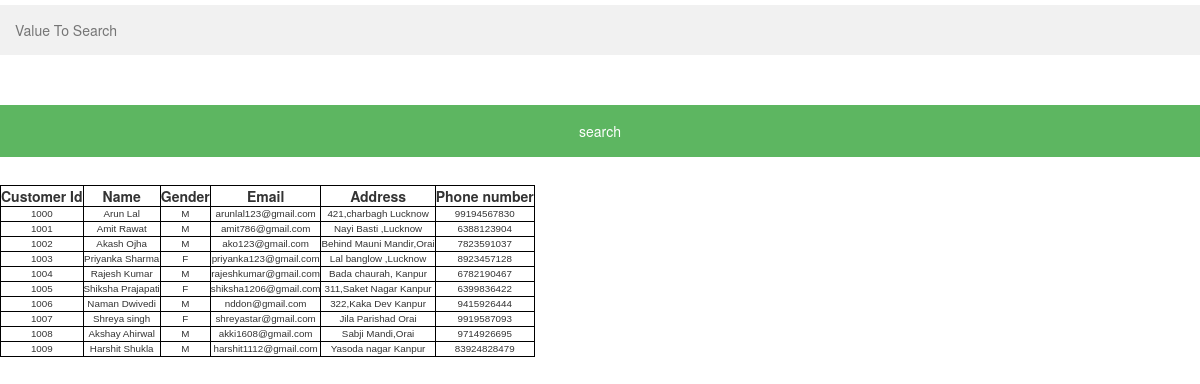
Screenshot of /search.php with the database file from the repository.
### tables this page shows
CREATE TABLE `Customer` (
  `cust_id` int(11) NOT NULL,
  `cust_name` varchar(30) DEFAULT NULL,
  `cust_email` varchar(40) DEFAULT NULL,
  `cust_gender` varchar(1) DEFAULT NULL,
  `cust_addr` varchar(50) DEFAULT NULL,
  `cust_phone` varchar(20) DEFAULT NULL
);

### search.php (the view, shortened to what this page needs)
<?php
$conn=OpenCon();
if(isset($_POST['search']))
{
    $valueToSearch = $_POST['valueToSearch'];
    $query = "SELECT * FROM `Customer` WHERE cust_name LIKE '%".$valueToSearch."%'";
    $search_result=$conn->query($query);
}
 else {
    $query = "SELECT * FROM `Customer`";
    $search_result=$conn->query($query);
}
?>
<!DOCTYPE html>
<html>
    <head>
        <link rel=stylesheet type=text/css href="https://maxcdn.bootstrapcdn.com/bootstrap/3.3.7/css/bootstrap.min.css">
        <link rel="stylesheet" type=text/css href="registration.css">
    </head>
    <body>
        <form action="search.php" method="post">
            <input type="text" name="valueToSearch" placeholder="Value To Search"><br><br>
            <input type="submit" name="search" class='registerbtn' value="search"><br><br>
            <table>
                <tr>
                    <th>Customer Id</th>
                    <th> Name</th>
                    <th>Gender</th>
                    <th>Email</th>
                    <th>Address</th>
                    <th>Phone number</th>
                </tr>
                <?php while($row = $search_result->fetch_array()):?>
                <tr>
                    <td><?php echo $row['cust_id'];?></td>
                    <td><?php echo $row['cust_name'];?></td>
                    <td><?php echo $row['cust_gender'];?></td>
                    <td><?php echo $row['cust_email'];?></td>
                    <td><?php echo $row['cust_addr'];?></td>
                    <td><?php echo $row['cust_phone'];?></td>
                </tr>
                <?php endwhile;?>
            </table>
        </form>
    </body>
</html>

### registration.css (style rules this page uses)
* { box-sizing: border-box }
input[type=text], input[type=password] { width: 100%; padding: 15px; margin: 5px 0 22px 0; display: inline-block; border: none; background: #f1f1f1; }
.registerbtn { background-color: #4CAF50; color: white; padding: 16px 20px; margin: 8px 0; border: none; cursor: pointer; width: 100%; opacity: 0.9; }
td { font-family: Arial, Helvetica, sans-serif; font-size: .7em; border: 1px solid #DDD; }

### search.php (style rules this page uses)
.table,tr,th,td { border: 1px solid black; text-align:center; }

### rows the page displays
customer: cust_id "1000", cust_name "Arun Lal", cust_gender "M", cust_email "arunlal123@gmail.com", cust_addr "421,charbagh Lucknow", cust_phone "99194567830"
customer: cust_id "1001", cust_name "Amit Rawat", cust_gender "M", cust_email "amit786@gmail.com", cust_addr "Nayi Basti ,Lucknow", cust_phone "6388123904"
customer: cust_id "1002", cust_name "Akash Ojha", cust_gender "M", cust_email "ako123@gmail.com", cust_addr "Behind Mauni Mandir,Orai", cust_phone "7823591037"
customer: cust_id "1003", cust_name "Priyanka Sharma", cust_gender "F", cust_email "priyanka123@gmail.com", cust_addr "Lal banglow ,Lucknow", cust_phone "8923457128"
customer: cust_id "1004", cust_name "Rajesh Kumar", cust_gender "M", cust_email "rajeshkumar@gmail.com", cust_addr "Bada chaurah, Kanpur", cust_phone "6782190467"
customer: cust_id "1005", cust_name "Shiksha Prajapati", cust_gender "F", cust_email "shiksha1206@gmail.com", cust_addr "311,Saket Nagar Kanpur", cust_phone "6399836422"
customer: cust_id "1006", cust_name "Naman Dwivedi", cust_gender "M", cust_email "nddon@gmail.com", cust_addr "322,Kaka Dev Kanpur", cust_phone "9415926444"
customer: cust_id "1007", cust_name "Shreya singh", cust_gender "F", cust_email "shreyastar@gmail.com", cust_addr "Jila Parishad Orai", cust_phone "9919587093"
customer: cust_id "1008", cust_name "Akshay Ahirwal", cust_gender "M", cust_email "akki1608@gmail.com", cust_addr "Sabji Mandi,Orai", cust_phone "9714926695"
customer: cust_id "1009", cust_name "Harshit Shukla", cust_gender "M", cust_email "harshit1112@gmail.com", cust_addr "Yasoda nagar Kanpur", cust_phone "83924828479"
